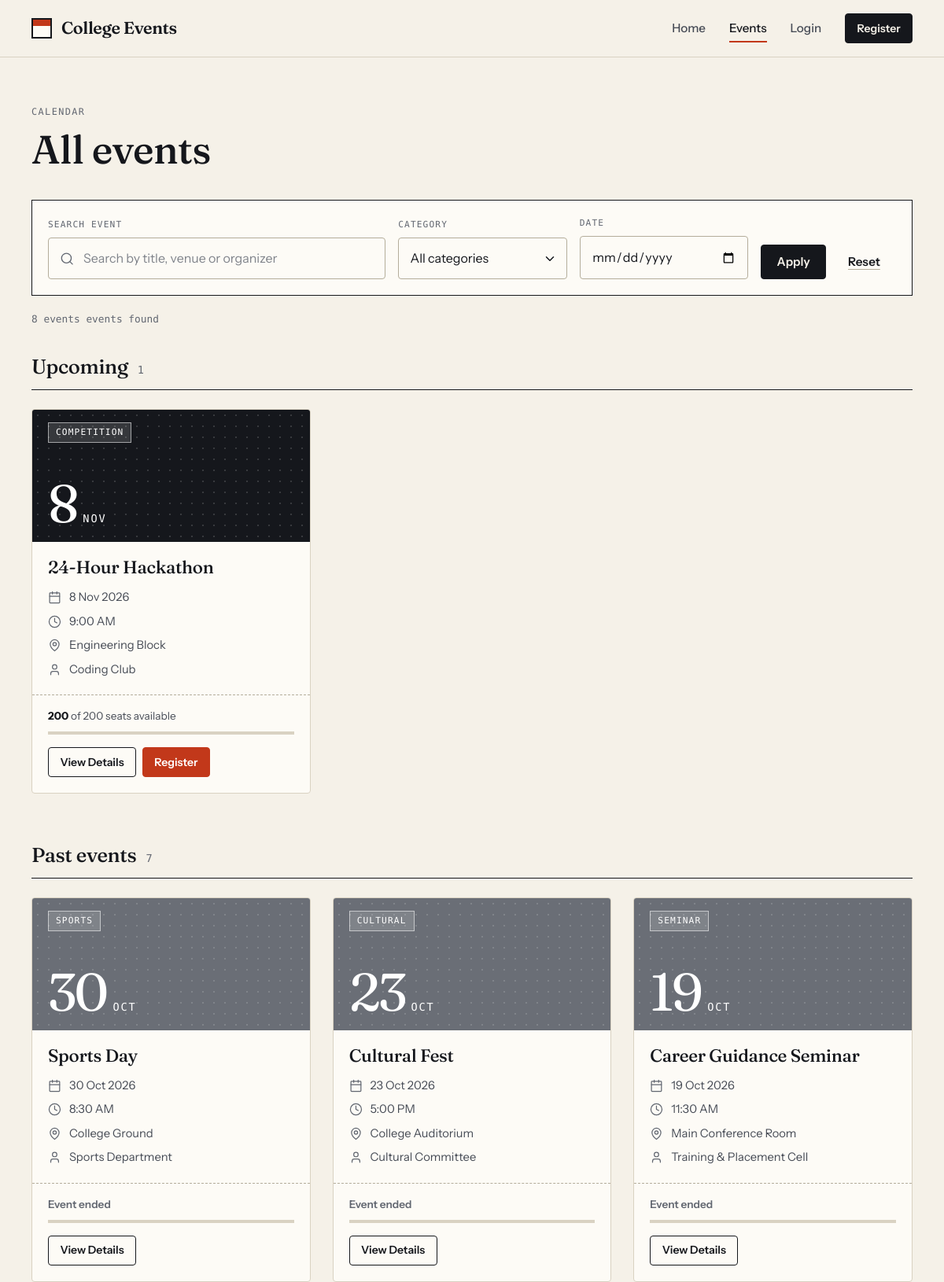
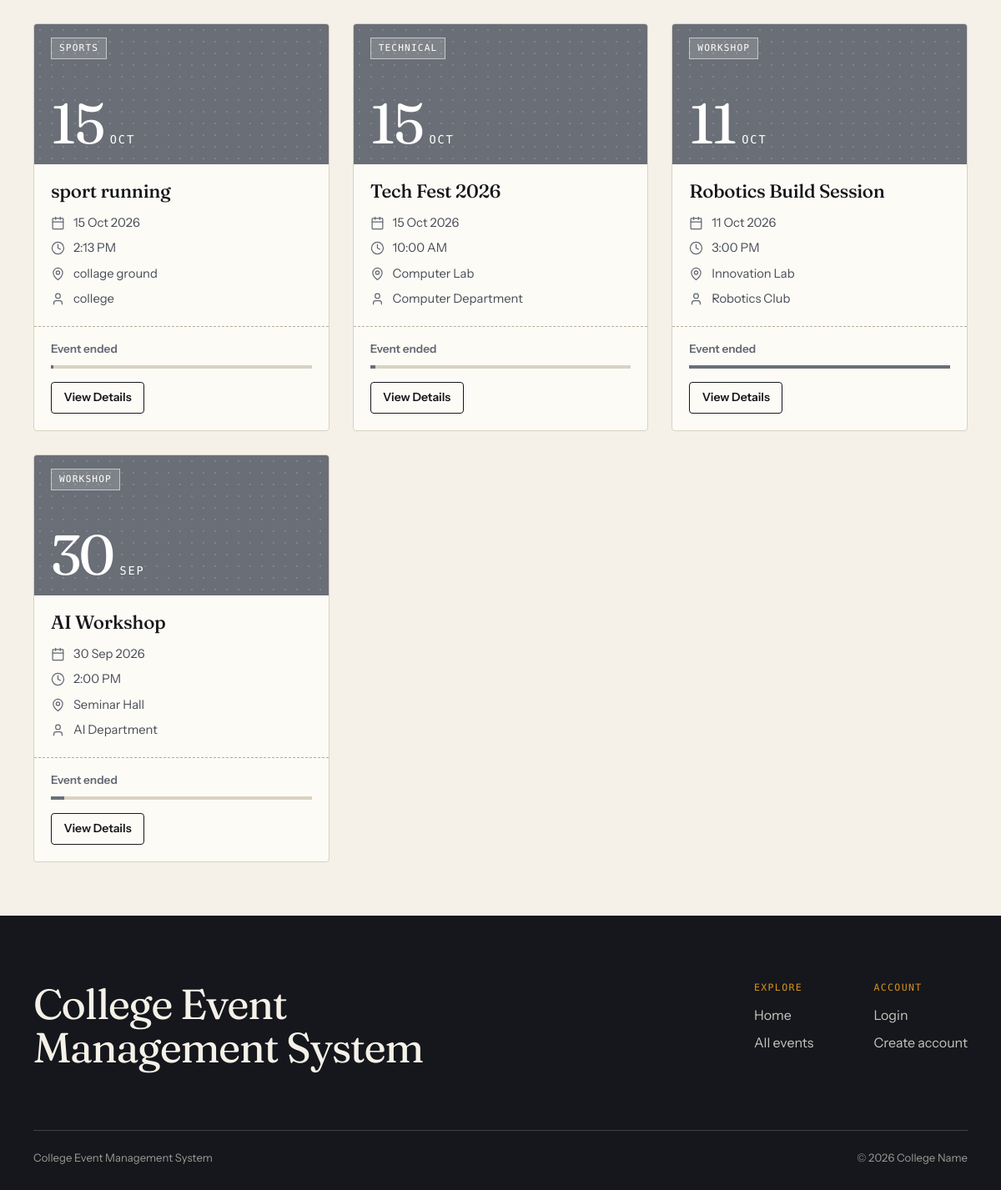
The app's page /events with its own data (2 pictures, top to bottom).
### tables this page shows
CREATE TABLE events (
    id INTEGER PRIMARY KEY AUTOINCREMENT,
    title TEXT NOT NULL,
    description TEXT NOT NULL,
    date TEXT NOT NULL,
    time TEXT NOT NULL,
    venue TEXT NOT NULL,
    organizer TEXT NOT NULL,
    category TEXT NOT NULL,
    capacity INTEGER DEFAULT 100,
    image TEXT,
    created_at TIMESTAMP DEFAULT CURRENT_TIMESTAMP
, updated_at TIMESTAMP);

### app.py (the view)
@app.route("/events")
def events():
    search = request.args.get("q", "").strip()
    category = request.args.get("category", "").strip()
    chosen_date = request.args.get("date", "").strip()
    def matches(event):
        if search:
            haystack = " ".join([event["title"], event["description"],
                                 event["venue"], event["organizer"]]).lower()
            if search.lower() not in haystack:
                return False
        if category and event["category"] != category:
            return False
        if chosen_date and event["date"] != chosen_date:
            return False
        return True
    upcoming, past = split_events(get_all_events())
    return render_template(
        "events.html",
        upcoming=[e for e in upcoming if matches(e)],
        past=[e for e in past if matches(e)],
        filters={"q": search, "category": category, "date": chosen_date},
        registered_ids=get_registered_ids(session.get("user_id")))

### app.py (called while the page is built)
def get_db_connection():
    conn = sqlite3.connect(DATABASE)
    conn.row_factory = sqlite3.Row
    conn.execute("PRAGMA foreign_keys = ON")
    return conn

def query(sql, params=(), one=False):
    conn = get_db_connection()
    try:
        rows = conn.execute(sql, params).fetchall()
    finally:
        conn.close()
    if one:
        return rows[0] if rows else None
    return rows

def now_string():
    return datetime.now().strftime("%Y-%m-%d %H:%M")

def is_past(event_date, event_time):
    return f"{event_date} {event_time}" < now_string()

def decorate_event(row):
    event = dict(row)
    capacity = event["capacity"] or 0
    event["available"] = max(capacity - event["registered_count"], 0)
    event["is_full"] = event["available"] == 0
    event["is_past"] = is_past(event["date"], event["time"])
    event["percent_filled"] = (min(100, round(event["registered_count"] * 100 / capacity))
                               if capacity else 100)
    if event["date"] < date.today().isoformat():
        event["status"] = "Completed"
    elif event["is_past"]:
        event["status"] = "Ongoing"
    else:
        event["status"] = "Upcoming"
    return event

def get_all_events():
    rows = query(EVENT_SQL + " ORDER BY e.date ASC, e.time ASC")
    return [decorate_event(row) for row in rows]

def split_events(events):
    upcoming = [e for e in events if not e["is_past"]]
    past = [e for e in events if e["is_past"]][::-1]
    return upcoming, past

def get_registered_ids(user_id):
    if not user_id:
        return set()
    rows = query("SELECT event_id FROM registrations WHERE user_id = ?", (user_id,))
    return {row["event_id"] for row in rows}

def _parse_date(value):
    try:
        return datetime.strptime(str(value)[:10], "%Y-%m-%d")
    except ValueError:
        return None

@app.template_filter("fdate")
def format_date(value):
    if not value:
        return "\u2014"
    parsed = _parse_date(value)
    return f"{parsed.day} {parsed.strftime('%b %Y')}" if parsed else value

@app.template_filter("day")
def format_day(value):
    parsed = _parse_date(value)
    return parsed.day if parsed else ""

@app.template_filter("month")
def format_month(value):
    parsed = _parse_date(value)
    return parsed.strftime("%b").upper() if parsed else ""

@app.template_filter("ftime")
def format_time(value):
    try:
        return datetime.strptime(str(value)[:5], "%H:%M").strftime("%I:%M %p").lstrip("0")
    except ValueError:
        return value

### templates/events.html (shortened to what this page needs)
{% extends "base.html" %}
{% from "_macros.html" import event_card, seats, stars with context %}
{% block content %}
{% if event %}
<div class="container">
  <nav class="breadcrumb" aria-label="Breadcrumb">
    <a href="{{ url_for('events') }}">{{ icon('arrow-left') }}All events</a>
  </nav>
</div>
<article class="detail container cat-{{ event.category|lower }}">
  <div class="detail__main">
    <div class="detail__cover{{ ' has-image' if event.image else '' }}">
      {% if event.image %}<img class="event-card__img" src="{{ event.image }}" alt="">{% endif %}
      <span class="detail__date"><strong>{{ event.date|day }}</strong><span>{{ event.date|month }}</span></span>
    </div>
    <p class="eyebrow">{{ event.category }}</p>
    <h1 class="detail__title">{{ event.title }}</h1>
    <h2 class="detail__sub">About this event</h2>
    <p class="detail__desc">{{ event.description }}</p>
    {% if rating %}
      <p class="detail__rating">
        {{ stars(rating.average|round|int) }}
        <span><strong>{{ rating.average }}</strong> average from {{ rating.total }} review{{ '' if rating.total == 1 else 's' }}</span>
      </p>
    {% endif %}
  </div>
  <aside class="detail__side" aria-label="Event details">
    <dl class="facts">
      <div><dt>{{ icon('calendar') }}Date</dt><dd>{{ event.date|fdate_long }}</dd></div>
      <div><dt>{{ icon('clock') }}Time</dt><dd>{{ event.time|ftime }}</dd></div>
      <div><dt>{{ icon('pin') }}Venue</dt><dd>{{ event.venue }}</dd></div>
      <div><dt>{{ icon('user') }}Organizer</dt><dd>{{ event.organizer }}</dd></div>
      <div><dt>{{ icon('users') }}Capacity</dt><dd>{{ event.capacity }} seats &middot; {{ event.registered_count }} registered</dd></div>
    </dl>
    <div class="detail__seats">
      <p class="detail__seats-label">Available Seats</p>
      <p class="detail__seats-num">{{ event.available }}</p>
      {{ seats(event) }}
    </div>
    <div class="detail__cta">
      {% if event.is_past %}
        <button class="btn btn--block" type="button" disabled>This event has ended</button>
        {% if is_registered %}
          <a class="btn btn--outline btn--block" id="detail-review" href="{{ url_for('feedback', event=event.id) }}">Leave feedback</a>
        {% endif %}
      {% elif current_user and current_user.role == 'admin' %}
        <a class="btn btn--dark btn--block" id="detail-edit" href="{{ url_for('edit_event', event_id=event.id) }}">{{ icon('edit') }}Edit event</a>
        <a class="btn btn--outline btn--block" href="{{ url_for('admin_event_registrations', event_id=event.id) }}">View registrations</a>
        <form method="post" action="{{ url_for('delete_event', event_id=event.id) }}"
              data-confirm="Are you sure you want to delete this event?&#10;&#10;This action cannot be undone.">
          <input type="hidden" name="csrf_token" value="{{ csrf_token() }}">
          <button class="btn btn--danger btn--block" id="detail-delete" type="submit">{{ icon('trash') }}Delete event</button>
        </form>
      {% elif is_registered %}
        <p class="badge badge--ok badge--lg">{{ icon('check') }}You're registered</p>
        <form method="post" action="{{ url_for('cancel_registration', event_id=event.id) }}"
              data-confirm="Cancel your registration for {{ event.title }}?">
          <input type="hidden" name="csrf_token" value="{{ csrf_token() }}">
          <input type="hidden" name="next" value="{{ url_for('event_detail', event_id=event.id) }}">
          <button class="btn btn--ghost btn--block" type="submit">Cancel registration</button>
        </form>
      {% elif event.is_full %}
        <button class="btn btn--block" type="button" disabled>Event Full</button>
      {% elif current_user %}
        <form method="post" action="{{ url_for('register_event', event_id=event.id) }}">
          <input type="hidden" name="csrf_token" value="{{ csrf_token() }}">
          <input type="hidden" name="next" value="{{ url_for('event_detail', event_id=event.id) }}">
          <button class="btn btn--primary btn--lg btn--block" id="detail-register" type="submit">Register for Event</button>
        </form>
      {% else %}
        <a class="btn btn--primary btn--lg btn--block" id="detail-login" href="{{ url_for('login', next=url_for('event_detail', event_id=event.id)) }}">Login to Register</a>
        <p class="detail__note">New here? <a href="{{ url_for('register') }}">Create an account</a> first.</p>
      {% endif %}
    </div>
  </aside>
</article>
{% else %}
<section class="page-head">
  <div class="container page-head__inner">
    <div>
      <p class="eyebrow">Calendar</p>
      <h1>All events</h1>
    </div>
  </div>
</section>
<div class="container">
  <form class="filters" id="event-filter" method="get" action="{{ url_for('events') }}" role="search">
    <div class="filters__field filters__field--search">
      <label for="filter-q">Search Event</label>
      <div class="input-affix input-affix--lead">
        <span class="affix-icon">{{ icon('search') }}</span>
        <input id="filter-q" name="q" type="search" value="{{ filters.q }}" placeholder="Search by title, venue or organizer" autocomplete="off">
      </div>
    </div>
    <div class="filters__field">
      <label for="filter-category">Category</label>
      <select id="filter-category" name="category">
        <option value="">All categories</option>
      </select>
    </div>
    <div class="filters__field">
      <label for="filter-date">Date</label>
      <input id="filter-date" name="date" type="date" value="{{ filters.date }}">
    </div>
    <div class="filters__actions">
      <button class="btn btn--dark" id="filter-apply" type="submit">Apply</button>
      <a class="btn btn--ghost" id="filter-reset" href="{{ url_for('events') }}">Reset</a>
    </div>
  </form>
  <p class="results-count" id="results-count" aria-live="polite">
    <span id="results-number">{{ upcoming|length + past|length }}</span> event{{ '' if upcoming|length + past|length == 1 else 's' }} found
  </p>
  <section class="event-section" data-section aria-labelledby="upcoming-heading" {% if not upcoming %}hidden{% endif %}>
    <h2 class="event-section__title" id="upcoming-heading">Upcoming <span>{{ upcoming|length }}</span></h2>
    <div class="card-grid">
      {% for e in upcoming %}{{ event_card(e, registered_ids) }}{% endfor %}
    </div>
  </section>
  <section class="event-section" data-section aria-labelledby="past-heading" {% if not past %}hidden{% endif %}>
    <h2 class="event-section__title" id="past-heading">Past events <span>{{ past|length }}</span></h2>
    <div class="card-grid">
      {% for e in past %}{{ event_card(e, registered_ids) }}{% endfor %}
    </div>
  </section>
</div>
{% endif %}
{% endblock %}

### templates/_macros.html (shortened to what this page needs)
{% macro seats(e) %}
  {% if e.is_past %}
    <p class="seats seats--ended">Event ended</p>
  {% elif e.is_full %}
    <p class="seats seats--full">Event Full</p>
  {% else %}
    <p class="seats{{ ' seats--low' if e.percent_filled >= 80 else '' }}">
      <strong>{{ e.available }}</strong> of {{ e.capacity }} seats available
    </p>
  {% endif %}
  <div class="meter" aria-hidden="true"><span style="--fill: {{ e.percent_filled }}%"></span></div>
{% endmacro %}
{% macro event_card(e, registered_ids) %}
  {% set detail_url = url_for('event_detail', event_id=e.id) %}
  <article class="event-card cat-{{ e.category|lower }}{{ ' is-past' if e.is_past else '' }}"
           data-title="{{ e.title|lower }}"
           data-category="{{ e.category }}"
           data-date="{{ e.date }}"
           data-search="{{ (e.title ~ ' ' ~ e.venue ~ ' ' ~ e.organizer ~ ' ' ~ e.description)|lower }}">
    <a class="event-card__cover{{ ' has-image' if e.image else '' }}" href="{{ detail_url }}" tabindex="-1" aria-hidden="true">
      <span class="event-card__date"><strong>{{ e.date|day }}</strong><span>{{ e.date|month }}</span></span>
      <span class="event-card__cat">{{ e.category }}</span>
    </a>
    <div class="event-card__body">
      <h3 class="event-card__title"><a href="{{ detail_url }}">{{ e.title }}</a></h3>
      <ul class="meta-list">
        <li>{{ icon('calendar') }}<span>{{ e.date|fdate }}</span></li>
        <li>{{ icon('clock') }}<span>{{ e.time|ftime }}</span></li>
        <li>{{ icon('pin') }}<span>{{ e.venue }}</span></li>
        <li>{{ icon('user') }}<span>{{ e.organizer }}</span></li>
      </ul>
    </div>
    <div class="event-card__foot">
      {{ seats(e) }}
      <div class="event-card__actions">
        <a class="btn btn--outline btn--sm" href="{{ detail_url }}">View Details</a>
        {% if e.is_past %}
        {% elif current_user and current_user.role == 'admin' %}
          <a class="btn btn--dark btn--sm" href="{{ url_for('edit_event', event_id=e.id) }}">{{ icon('edit') }}Edit</a>
        {% elif e.id in registered_ids %}
          <span class="badge badge--ok">{{ icon('check') }}Registered</span>
        {% elif e.is_full %}
          <button class="btn btn--sm" type="button" disabled>Event Full</button>
        {% elif current_user %}
          <form method="post" action="{{ url_for('register_event', event_id=e.id) }}">
            <input type="hidden" name="csrf_token" value="{{ csrf_token() }}">
            <input type="hidden" name="next" value="{{ request.full_path.rstrip('?') }}">
            <button class="btn btn--primary btn--sm" type="submit">Register</button>
          </form>
        {% else %}
          <a class="btn btn--primary btn--sm" href="{{ url_for('login', next=detail_url) }}">Register</a>
        {% endif %}
      </div>
    </div>
  </article>
{% endmacro %}

### records on screen
events: date|day "8", date|month "NOV", category "COMPETITION", title "24-Hour Hackathon", date|fdate "8 Nov 2026", time|ftime "9:00 AM", venue "Engineering Block", organizer "Coding Club", available "200", capacity "200"
events: date|day "30", date|month "OCT", category "SPORTS", title "Sports Day", date|fdate "30 Oct 2026", time|ftime "8:30 AM", venue "College Ground", organizer "Sports Department"
events: date|day "23", date|month "OCT", category "CULTURAL", title "Cultural Fest", date|fdate "23 Oct 2026", time|ftime "5:00 PM", venue "College Auditorium", organizer "Cultural Committee"
events: date|day "19", date|month "OCT", category "SEMINAR", title "Career Guidance Seminar", date|fdate "19 Oct 2026", time|ftime "11:30 AM", venue "Main Conference Room", organizer "Training & Placement Cell"
events: date|day "15", date|month "OCT", category "SPORTS", title "sport running", date|fdate "15 Oct 2026", time|ftime "2:13 PM", venue "collage ground", organizer "college", {{ e.percent_filled }} 1 (drawn)
events: date|day "15", date|month "OCT", category "TECHNICAL", title "Tech Fest 2026", date|fdate "15 Oct 2026", time|ftime "10:00 AM", venue "Computer Lab", organizer "Computer Department", {{ e.percent_filled }} 2 (drawn)
events: date|day "11", date|month "OCT", category "WORKSHOP", title "Robotics Build Session", date|fdate "11 Oct 2026", time|ftime "3:00 PM", venue "Innovation Lab", organizer "Robotics Club", {{ e.percent_filled }} 100 (drawn)
events: date|day "30", date|month "SEP", category "WORKSHOP", title "AI Workshop", date|fdate "30 Sep 2026", time|ftime "2:00 PM", venue "Seminar Hall", organizer "AI Department", {{ e.percent_filled }} 5 (drawn)

### other values on screen
{{ upcoming|length + past|length }} "8"
{{ '' if upcoming|length + past|length == 1 else 's' }} "s"
{{ upcoming|length }} "1"
{{ past|length }} "7"
